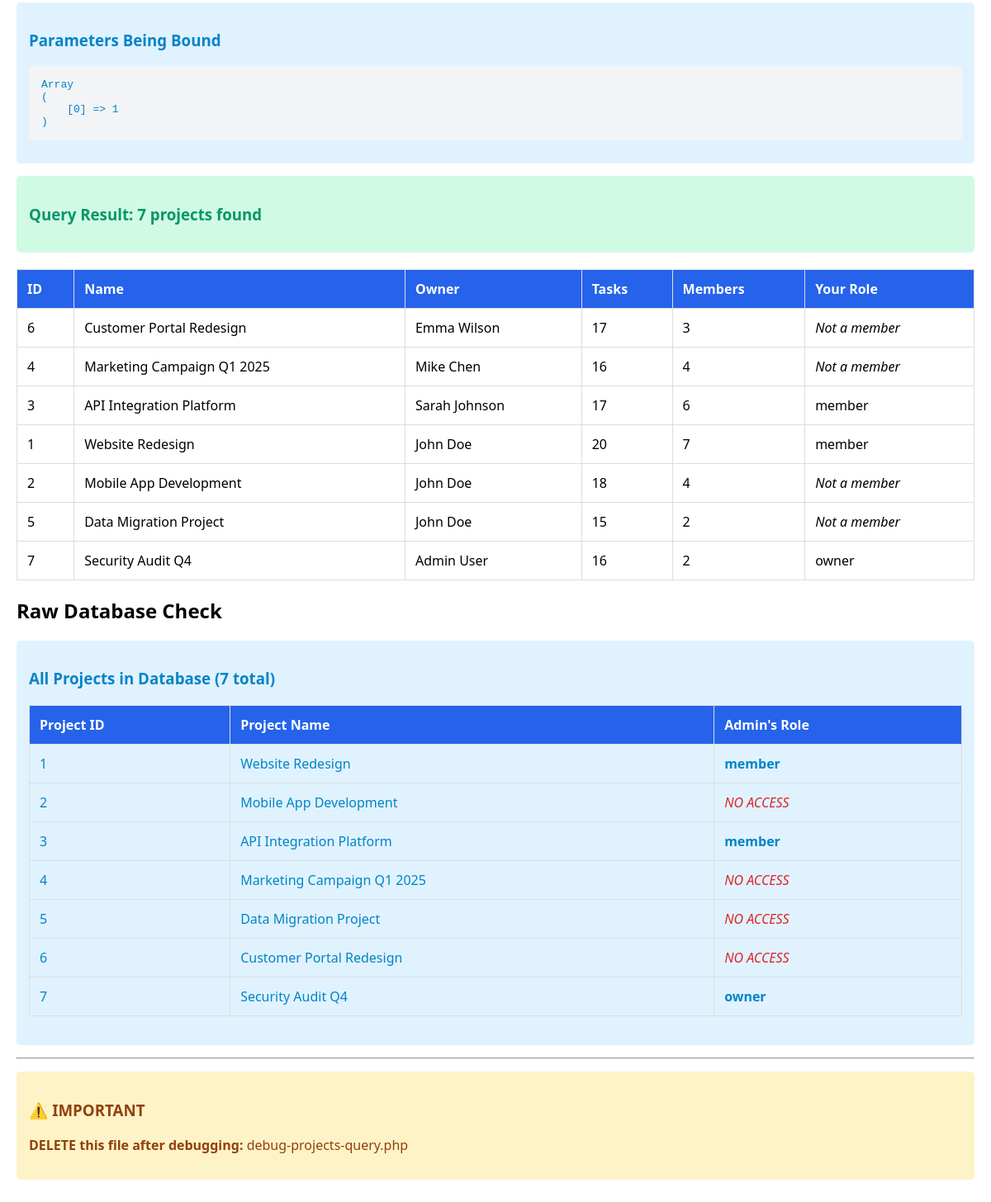
Before: /debug-projects-query.php (signed in, lower part) with the older database file.
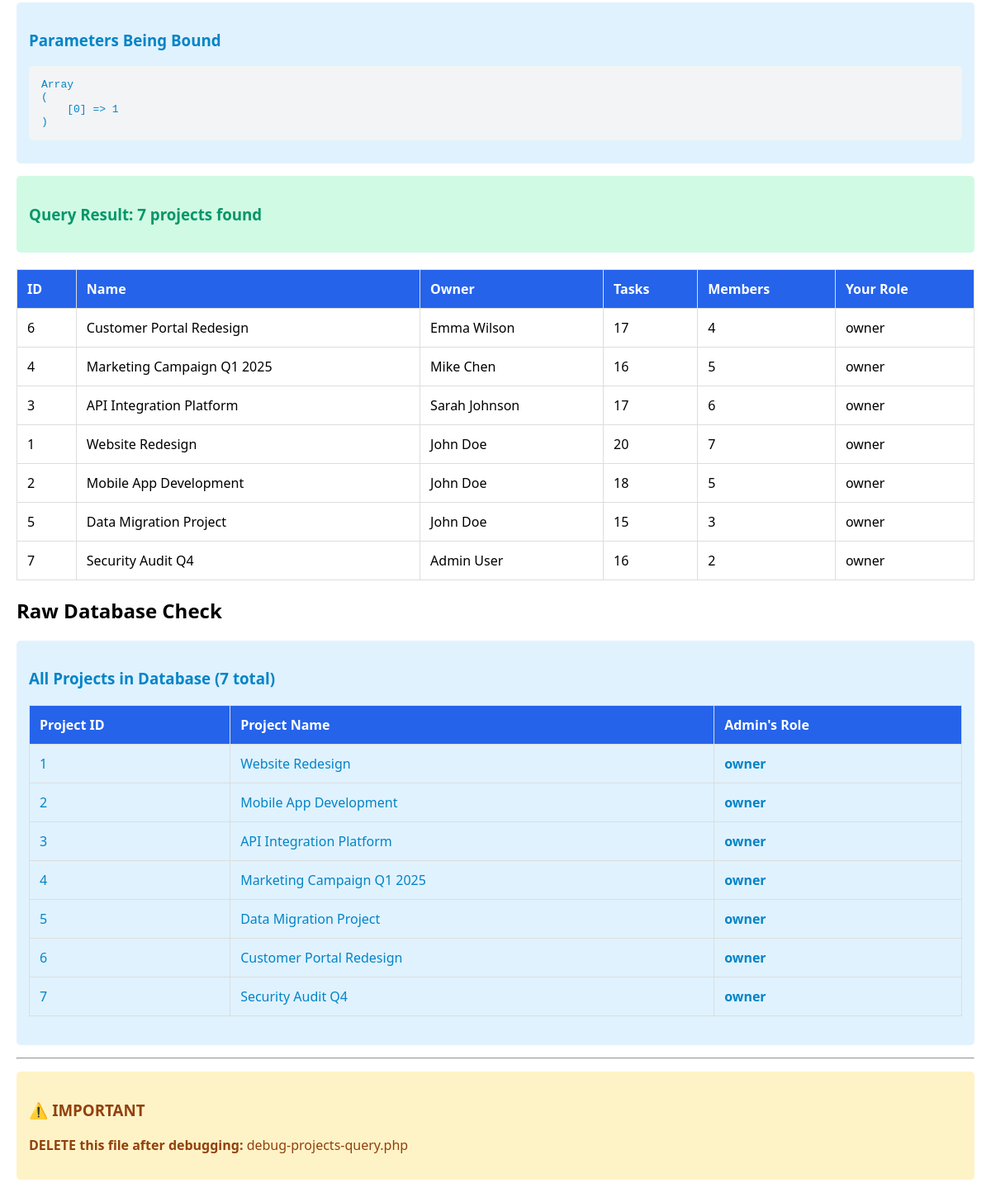
After: the same page with the newer database file.
### tables this page shows
CREATE TABLE projects (
    id INT PRIMARY KEY AUTO_INCREMENT,
    name VARCHAR(150) NOT NULL,
    description TEXT,
    owner_id INT NOT NULL,
    status ENUM('active', 'completed', 'archived') DEFAULT 'active',
    start_date DATE,
    end_date DATE,
    created_at TIMESTAMP DEFAULT CURRENT_TIMESTAMP,
    updated_at TIMESTAMP DEFAULT CURRENT_TIMESTAMP ON UPDATE CURRENT_TIMESTAMP,
    FOREIGN KEY (owner_id) REFERENCES users(id) ON DELETE CASCADE,
    INDEX idx_owner (owner_id),
    INDEX idx_status (status)
);

CREATE TABLE users (
    id INT PRIMARY KEY AUTO_INCREMENT,
    username VARCHAR(50) UNIQUE NOT NULL,
    email VARCHAR(100) UNIQUE NOT NULL,
    password VARCHAR(255) NOT NULL,
    full_name VARCHAR(100) NOT NULL,
    avatar VARCHAR(255) DEFAULT 'default-avatar.png',
    role ENUM('admin', 'member') DEFAULT 'member',
    created_at TIMESTAMP DEFAULT CURRENT_TIMESTAMP,
    last_login TIMESTAMP NULL,
    INDEX idx_email (email),
    INDEX idx_username (username)
);

CREATE TABLE project_members (
    id INT PRIMARY KEY AUTO_INCREMENT,
    project_id INT NOT NULL,
    user_id INT NOT NULL,
    role ENUM('owner', 'member') DEFAULT 'member',
    joined_at TIMESTAMP DEFAULT CURRENT_TIMESTAMP,
    FOREIGN KEY (project_id) REFERENCES projects(id) ON DELETE CASCADE,
    FOREIGN KEY (user_id) REFERENCES users(id) ON DELETE CASCADE,
    UNIQUE KEY unique_member (project_id, user_id),
    INDEX idx_project_user (project_id, user_id),
    INDEX idx_user_project (user_id, project_id)
);

### includes/auth.php (called while the page is built, shortened)
<?php
function isLoggedIn() {
    return isset($_SESSION['user_id']) && isset($_SESSION['logged_in']) && $_SESSION['logged_in'] === true;
}
function getCurrentUserId() {
    return isLoggedIn() ? $_SESSION['user_id'] : null;
}
function getCurrentUser($pdo) {
    $userId = getCurrentUserId();
    $stmt = $pdo->prepare("SELECT id, username, email, full_name, avatar, role, created_at, last_login FROM users WHERE id = ?");
    $stmt->execute([$userId]);
    return $stmt->fetch();
}

### debug-projects-query.php (the view, shortened to what this page needs)
<?php
require_once 'config/config.php';
require_once 'includes/auth.php';
echo "<!DOCTYPE html><html><head><title>Debug Projects Query</title><style>body{font-family:system-ui;max-width:1200px;margin:50px auto;padding:20px}h1{color:#2563eb}.success{color:#059669;padding:15px;background:#d1fae5;border-radius:5px;margin:15px 0}.error{color:#dc2626;padding:15px;background:#fee2e2;border-radius:5px;margin:15px 0}.info{color:#0284c7;padding:15px;background:#e0f2fe;border-radius:5px;margin:15px 0}table{width:100%;border-collapse:collapse;margin:20px 0}th,td{border:1px solid #ddd;padding:12px;text-align:left}th{background:#2563eb;color:white}pre{background:#f3f4f6;padding:15px;border-radius:5px;overflow-x:auto}</style></head><body>";
try {
    $currentUser = getCurrentUser($pdo);
    $userId = $currentUser['id'];
    $isAdmin = isAdmin();
    $sql = "
        SELECT p.*,
               COUNT(DISTINCT t.id) as task_count,
               COUNT(DISTINCT CASE WHEN t.status = 'completed' THEN t.id END) as completed_count,
               COUNT(DISTINCT pm.user_id) as member_count,
               u.full_name as owner_name,
               (SELECT role FROM project_members WHERE project_id = p.id AND user_id = ?) as user_role
        FROM projects p
        LEFT JOIN users u ON p.owner_id = u.id
        LEFT JOIN tasks t ON p.id = t.project_id
        LEFT JOIN project_members pm ON p.id = pm.project_id
    ";
    $sql .= " GROUP BY p.id ORDER BY p.created_at DESC";
    $stmt = $pdo->prepare($sql);
    $params = [];
    if (!$isAdmin) {
        $params[] = $userId;
        $params[] = $userId;
    } else {
        $params[] = $userId;
    }
    echo "<div class='info'>";
    echo "<h3>Parameters Being Bound</h3>";
    echo "<pre>" . print_r($params, true) . "</pre>";
    echo "</div>";
    $stmt->execute($params);
    $projects = $stmt->fetchAll();
    echo "<div class='" . (count($projects) > 0 ? "success" : "error") . "'>";
    echo "<h3>Query Result: " . count($projects) . " projects found</h3>";
    echo "</div>";
    if (count($projects) > 0) {
        echo "<table>";
        echo "<tr><th>ID</th><th>Name</th><th>Owner</th><th>Tasks</th><th>Members</th><th>Your Role</th></tr>";
        foreach ($projects as $project) {
            echo "<tr>";
            echo "<td>{$project['id']}</td>";
            echo "<td>" . htmlspecialchars($project['name']) . "</td>";
            echo "<td>" . htmlspecialchars($project['owner_name']) . "</td>";
            echo "<td>{$project['task_count']}</td>";
            echo "<td>{$project['member_count']}</td>";
            echo "<td>" . ($project['user_role'] ?? '<em style=\"color:#999\">Not a member</em>') . "</td>";
            echo "</tr>";
        }
        echo "</table>";
    }
    echo "<h2>Raw Database Check</h2>";
    $projectsStmt = $pdo->query("SELECT COUNT(*) as count FROM projects");
    $totalProjects = $projectsStmt->fetch()['count'];
    $membersStmt = $pdo->prepare("
        SELECT p.id, p.name, pm.role
        FROM projects p
        LEFT JOIN project_members pm ON p.id = pm.project_id AND pm.user_id = ?
        ORDER BY p.id
    ");
    $membersStmt->execute([$userId]);
    $allProjects = $membersStmt->fetchAll();
    echo "<div class='info'>";
    echo "<h3>All Projects in Database ({$totalProjects} total)</h3>";
    echo "<table>";
    echo "<tr><th>Project ID</th><th>Project Name</th><th>Admin's Role</th></tr>";
    foreach ($allProjects as $proj) {
        echo "<tr>";
        echo "<td>{$proj['id']}</td>";
        echo "<td>" . htmlspecialchars($proj['name']) . "</td>";
        echo "<td>" . ($proj['role'] ? "<strong>{$proj['role']}</strong>" : "<em style='color:#dc2626'>NO ACCESS</em>") . "</td>";
        echo "</tr>";
    }
    echo "</table>";
    echo "</div>";
} catch (Exception $e) {
    echo "<div class='error'>";
    echo "<h3>❌ Error</h3>";
    echo "<p>" . htmlspecialchars($e->getMessage()) . "</p>";
    echo "<pre>" . htmlspecialchars($e->getTraceAsString()) . "</pre>";
    echo "</div>";
}
echo "<hr>";
echo "<div style='background:#fef3c7;padding:15px;border-radius:5px;margin:15px 0;color:#92400e'>";
echo "<h3>⚠️ IMPORTANT</h3>";
echo "<p><strong>DELETE this file after debugging:</strong> debug-projects-query.php</p>";
echo "</div>";
echo "</body></html>";
?>

Changed rows visible on the page:
no longer on one of the page's lists (row edited): projects: id "6", name "Customer Portal Redesign"
no longer on one of the page's lists (row edited): projects: id "4", name "Marketing Campaign Q1 2025"
no longer on one of the page's lists (row edited): projects: id "2", name "Mobile App Development"
no longer on one of the page's lists (row edited): projects: id "5", name "Data Migration Project"
changed projects "Customer Portal Redesign": member_count "3" → "4"; user_role "Not a member" → "owner"
changed projects "Marketing Campaign Q1 2025": member_count "4" → "5"; user_role "Not a member" → "owner"
changed projects "API Integration Platform": user_role "member" → "owner"
changed projects "Website Redesign": user_role "member" → "owner"
changed projects "Mobile App Development": member_count "4" → "5"; user_role "Not a member" → "owner"
changed projects "Data Migration Project": member_count "2" → "3"; user_role "Not a member" → "owner"
changed project_members "Website Redesign": role "member" → "owner"
added project_members: project "2", project.name "Mobile App Development", role "owner"
changed project_members "API Integration Platform": role "member" → "owner"
added project_members: project "4", project.name "Marketing Campaign Q1 2025", role "owner"
added project_members: project "5", project.name "Data Migration Project", role "owner"
added project_members: project "6", project.name "Customer Portal Redesign", role "owner"
